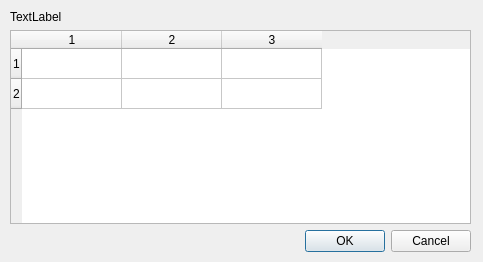
<?xml version="1.0" encoding="UTF-8"?>
<ui version="4.0">
 <class>NumericalDigitize</class>
 <widget class="QDialog" name="NumericalDigitize">
  <property name="geometry">
   <rect>
    <x>0</x>
    <y>0</y>
    <width>483</width>
    <height>262</height>
   </rect>
  </property>
  <property name="windowTitle">
   <string>Numerical Digitize</string>
  </property>
  <widget class="QWidget" name="layoutWidget">
   <property name="geometry">
    <rect>
     <x>10</x>
     <y>10</y>
     <width>461</width>
     <height>242</height>
    </rect>
   </property>
   <layout class="QVBoxLayout" name="verticalLayout">
    <property name="sizeConstraint">
     <enum>QLayout::SetNoConstraint</enum>
    </property>
    <item>
     <widget class="QLabel" name="label">
      <property name="text">
       <string>TextLabel</string>
      </property>
     </widget>
    </item>
    <item>
     <widget class="QTableWidget" name="tableWidget">
      <property name="sizePolicy">
       <sizepolicy hsizetype="Expanding" vsizetype="Expanding">
        <horstretch>0</horstretch>
        <verstretch>0</verstretch>
       </sizepolicy>
      </property>
      <property name="inputMethodHints">
       <set>Qt::ImhNone</set>
      </property>
      <property name="frameShape">
       <enum>QFrame::StyledPanel</enum>
      </property>
      <property name="frameShadow">
       <enum>QFrame::Sunken</enum>
      </property>
      <property name="horizontalScrollBarPolicy">
       <enum>Qt::ScrollBarAsNeeded</enum>
      </property>
      <property name="autoScroll">
       <bool>true</bool>
      </property>
      <property name="rowCount">
       <number>2</number>
      </property>
      <property name="columnCount">
       <number>3</number>
      </property>
      <row/>
      <row/>
      <column/>
      <column/>
      <column/>
     </widget>
    </item>
    <item>
     <widget class="QDialogButtonBox" name="buttonBox">
      <property name="orientation">
       <enum>Qt::Horizontal</enum>
      </property>
      <property name="standardButtons">
       <set>QDialogButtonBox::Cancel|QDialogButtonBox::Ok</set>
      </property>
     </widget>
    </item>
   </layout>
  </widget>
 </widget>
 <resources/>
 <connections>
  <connection>
   <sender>buttonBox</sender>
   <signal>accepted()</signal>
   <receiver>NumericalDigitize</receiver>
   <slot>accept()</slot>
   <hints>
    <hint type="sourcelabel">
     <x>248</x>
     <y>254</y>
    </hint>
    <hint type="destinationlabel">
     <x>157</x>
     <y>274</y>
    </hint>
   </hints>
  </connection>
  <connection>
   <sender>buttonBox</sender>
   <signal>rejected()</signal>
   <receiver>NumericalDigitize</receiver>
   <slot>reject()</slot>
   <hints>
    <hint type="sourcelabel">
     <x>316</x>
     <y>260</y>
    </hint>
    <hint type="destinationlabel">
     <x>286</x>
     <y>274</y>
    </hint>
   </hints>
  </connection>
 </connections>
</ui>
